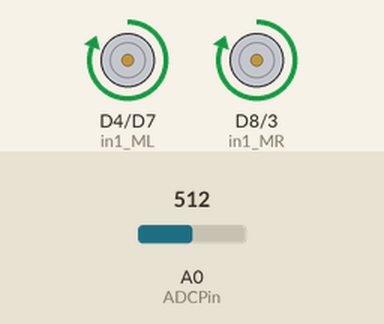
The sketch below on a simulated ESP8266 (NodeMCU). On the bench: motor-driver pin pairs drawn as motors (green arrow = first pin HIGH = forward, orange = second pin HIGH = backward, longer = more drive, scaled by the enable pin). The test bench sets the inputs (shaded band); at power-on: A0 (ADCPin) = 512.

Above: at 1.2 s.
1.3 s: A0 (ADCPin) set to 989
2.8 s: A0 (ADCPin) set to 1008
At 3.1 s:
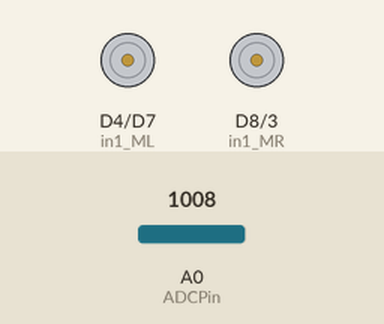
4.3 s: A0 (ADCPin) set to 990
At 5.4 s:
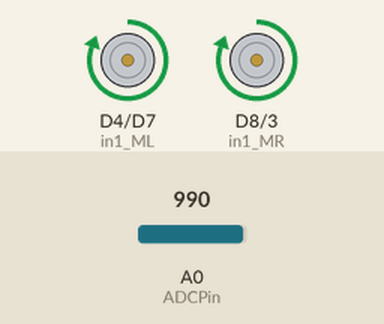
5.8 s: A0 (ADCPin) set to 1010
At 6.6 s:
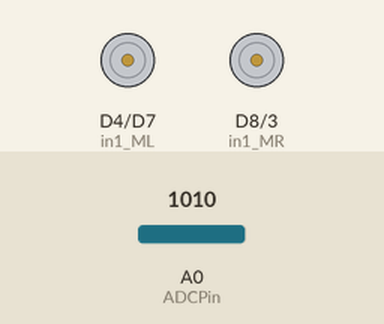
Timing chart, 0 to 8.3 s (numbered marks = the images above; inputs shaded):
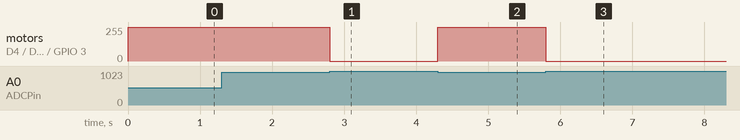

The sketch:

ADCValue.ino
```cpp
#define PWM_ML D2
#define in1_ML D4
#define in2_ML D7
#define in1_MR D8
#define in2_MR D9
#define PWM_MR D3
#define ADCPin A0
int ADCValue;
int Speed = 850 ;
#include <ESP8266WiFi.h>
void setup()
{
  pinMode(PWM_ML , OUTPUT);
  pinMode(in1_ML , OUTPUT);
  pinMode(in2_ML , OUTPUT);
  pinMode(PWM_MR , OUTPUT);
  pinMode(in1_MR , OUTPUT);
  pinMode(in2_MR , OUTPUT);

}
void loop()
{
  ADCValue = analogRead(ADCPin);
  if (ADCValue <= 1000)
  {
    ForWard();
  }
  else
  {
    Stop();
  }
}
void ForWard()
{
  //สั้งให้มอเตอร์ซ้าย เดินหน้า
  digitalWrite(in1_ML , HIGH);
  digitalWrite(in2_ML , LOW);
  analogWrite(PWM_ML , Speed);
  //สั่งให้มอเตอร์ขวา เดินหน้า
  digitalWrite(in1_MR , HIGH);
  digitalWrite(in2_MR , LOW);
  analogWrite(PWM_MR , Speed);
}
void Stop()
{
  //สั่งให้มอเตอร์ซ้าย หยุด
  digitalWrite(in1_ML , LOW);
  digitalWrite(in2_ML , LOW);
  analogWrite(PWM_ML , 0);
  //สั่งให้มอเตอร์ขวา หยุด
  digitalWrite(in1_MR , LOW);
  digitalWrite(in2_MR , LOW);
  analogWrite(PWM_MR , 0);
}
```

Measured:
- the behaviour switches between 1000 and 1001 on A0 (ADCPin) (found by bisection; images 0 and 1)
- after the input at 1.3 s, every drawn part: stays the same
- after the input at 2.8 s, motor on D4 (in1_ML) / D7 (in2_ML), motor on D8 (in1_MR) / GPIO 3 (in2_MR): forward 255/255 → stopped at once
- after the input at 4.3 s, motor on D4 (in1_ML) / D7 (in2_ML), motor on D8 (in1_MR) / GPIO 3 (in2_MR): stopped → forward 255/255 at once
- after the input at 5.8 s, motor on D4 (in1_ML) / D7 (in2_ML), motor on D8 (in1_MR) / GPIO 3 (in2_MR): forward 255/255 → stopped at once
